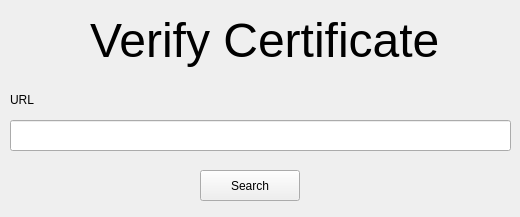
<?xml version="1.0" encoding="UTF-8"?>
<ui version="4.0">
 <class>verify_window</class>
 <widget class="QWidget" name="verify_window">
  <property name="geometry">
   <rect>
    <x>0</x>
    <y>0</y>
    <width>520</width>
    <height>217</height>
   </rect>
  </property>
  <property name="windowTitle">
   <string>Verify</string>
  </property>
  <widget class="QLabel" name="create_title">
   <property name="geometry">
    <rect>
     <x>90</x>
     <y>10</y>
     <width>361</width>
     <height>61</height>
    </rect>
   </property>
   <property name="font">
    <font>
     <pointsize>36</pointsize>
    </font>
   </property>
   <property name="contextMenuPolicy">
    <enum>Qt::NoContextMenu</enum>
   </property>
   <property name="text">
    <string>Verify Certificate</string>
   </property>
  </widget>
  <widget class="QLabel" name="login_label_1">
   <property name="geometry">
    <rect>
     <x>10</x>
     <y>90</y>
     <width>81</width>
     <height>19</height>
    </rect>
   </property>
   <property name="text">
    <string>URL</string>
   </property>
  </widget>
  <widget class="QLineEdit" name="login_line_1">
   <property name="geometry">
    <rect>
     <x>10</x>
     <y>120</y>
     <width>501</width>
     <height>31</height>
    </rect>
   </property>
  </widget>
  <widget class="QPushButton" name="login_button_1">
   <property name="geometry">
    <rect>
     <x>200</x>
     <y>170</y>
     <width>100</width>
     <height>31</height>
    </rect>
   </property>
   <property name="text">
    <string>Search</string>
   </property>
  </widget>
 </widget>
 <resources/>
 <connections/>
</ui>
